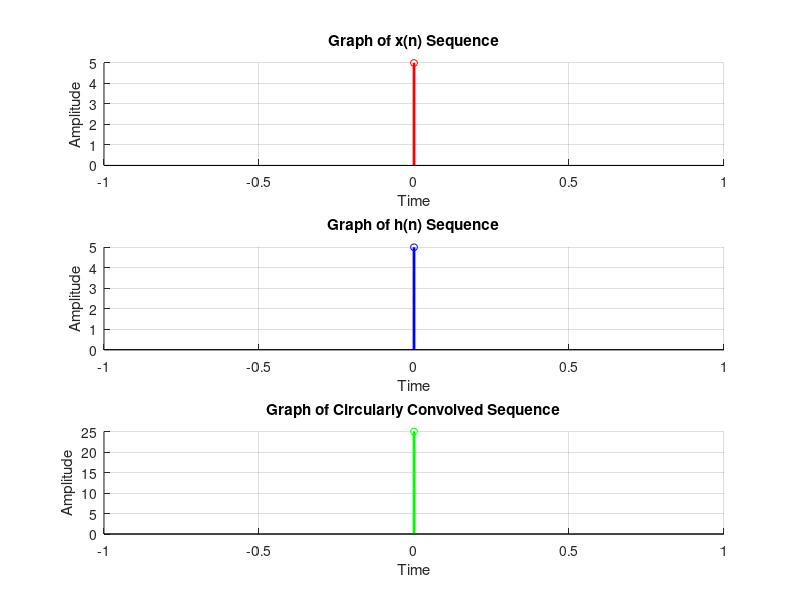

MATLAB code to generate this figure:
% Name: Priyadarshan Ghosh
% Roll no.: 72
%Circular Convolution using CCONV command:
clc;
clf;

x = input('Enter Input Sequence for Signal x(n): '); %[1 2 3 1];
l1=length(x);
n1=0:(l1-1);
subplot(3,1,1)
stem(n1,x, 'ro','linewidth', 2,'MarkerSize',5)
title ('Graph of x(n) Sequence');
xlabel('Time');
ylabel('Amplitude');
grid on;
box off;

h = input('Enter Input Sequence for Signal h(n): '); %[1 2 1 1];
l2=length(h);
n2=0:(l2-1);
subplot(3,1,2)
stem(n2,h, 'bo','linewidth', 2,'MarkerSize',5)
title ('Graph of h(n) Sequence');
xlabel('Time');
ylabel('Amplitude');
grid on;
box off;

N=max(l1,l2);
y=cconv(x,h,N);
n3=0:(N-1);
subplot(3,1,3);
stem(n3,y, 'go','linewidth', 2,'MarkerSize',5);
title ('Graph of Circularly Convolved Sequence');
xlabel('Time');
ylabel('Amplitude');
grid on;
box off;

disp('The x(n) Sequence:');
disp(x);
disp('The h(n) Sequence:');
disp(h);
disp('Circularly Convolved Sequence:');
disp(y);
